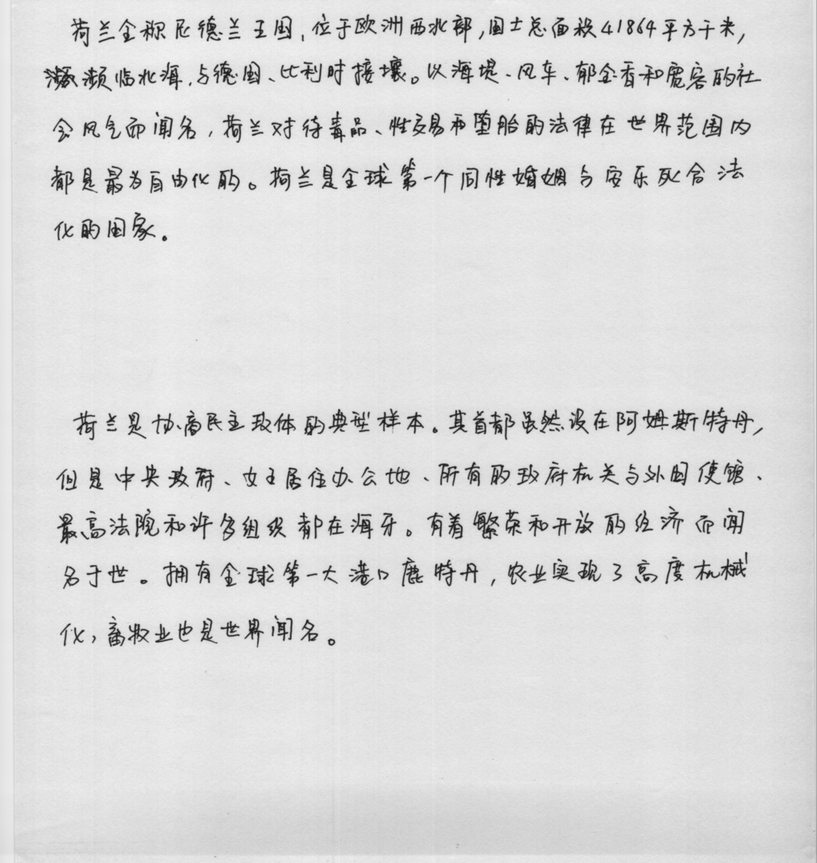
#> input picture Code and Experiments/experimentation/output/Writer0202_01.png, 817 x 863 px, shrunk from 2550 x 2693 before the run, given in place of Writer0202_01.ppm, which was not available
$ jupyter execute preprocessing.ipynb   (text cells are left out)
#> lines starting #> are read from the running program, lines starting #| are printed output that depends on the picture; after the words box and inside, x2 and y2 are one past the last pixel; in counts of white or black regions, pixels touching at a corner belong together; pictures that were not available may be replaced by others from this repository, and a replacement may not be noted
[cell 1]
import cv2
import matplotlib.pyplot as plt
import matplotlib as mpl

#set dpi
mpl.rcParams['figure.dpi'] = 300

cerug_1 = cv2.imread(r'./CERUG/Writer0202_01.ppm')
#> cerug_1 is the input picture: shape (863, 817, 3); min 21, max 243, mean 217.7
cerug_1 = cv2.cvtColor(cerug_1, cv2.COLOR_BGR2GRAY) #convert to gs
#> cerug_1: shape (863, 817)
cerug_1_bin = cv2.threshold(cerug_1, 0, 1, cv2.THRESH_BINARY_INV + cv2.THRESH_OTSU)[1] #threshold and invert image at the same time
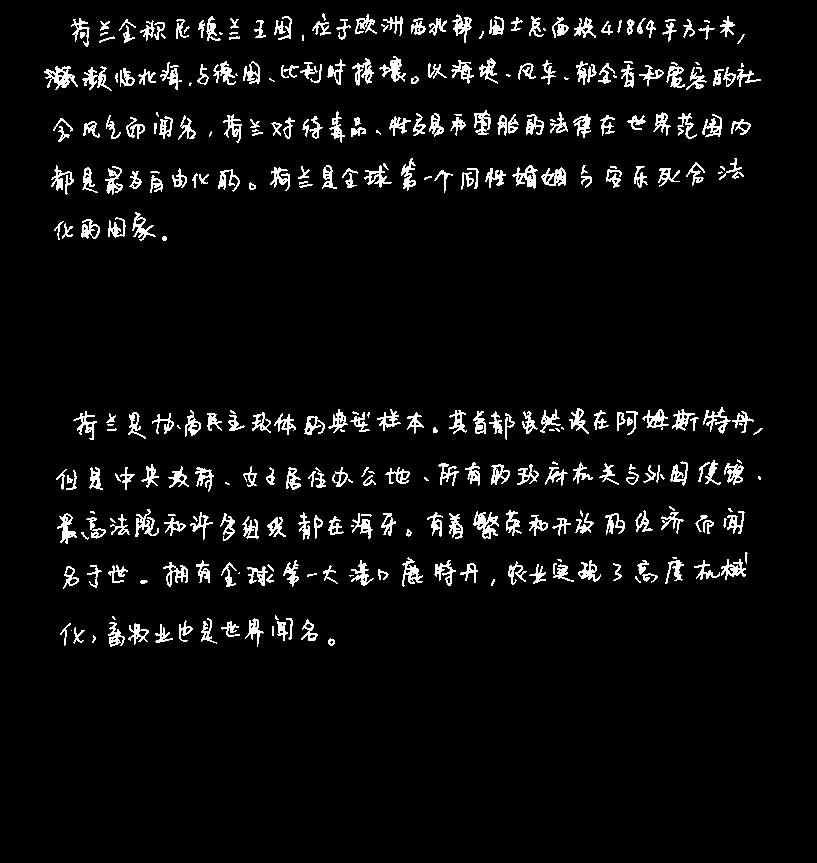
#> cerug_1_bin: shape (863, 817); values 0 (black) and 1 (white), 5.2% white in thin lines or dots, all inside (x1, y1, x2, y2) = (44, 13, 763, 647)

#NOTE: imshow reduces the resolution
plt.imshow(cerug_1_bin, cmap='gray')

[cell 2]
import numpy as np
kernel = np.ones((3, 3))
#attempt a morphological closing
cerug_1_closing = cv2.morphologyEx(cerug_1_bin, cv2.MORPH_CLOSE, kernel)
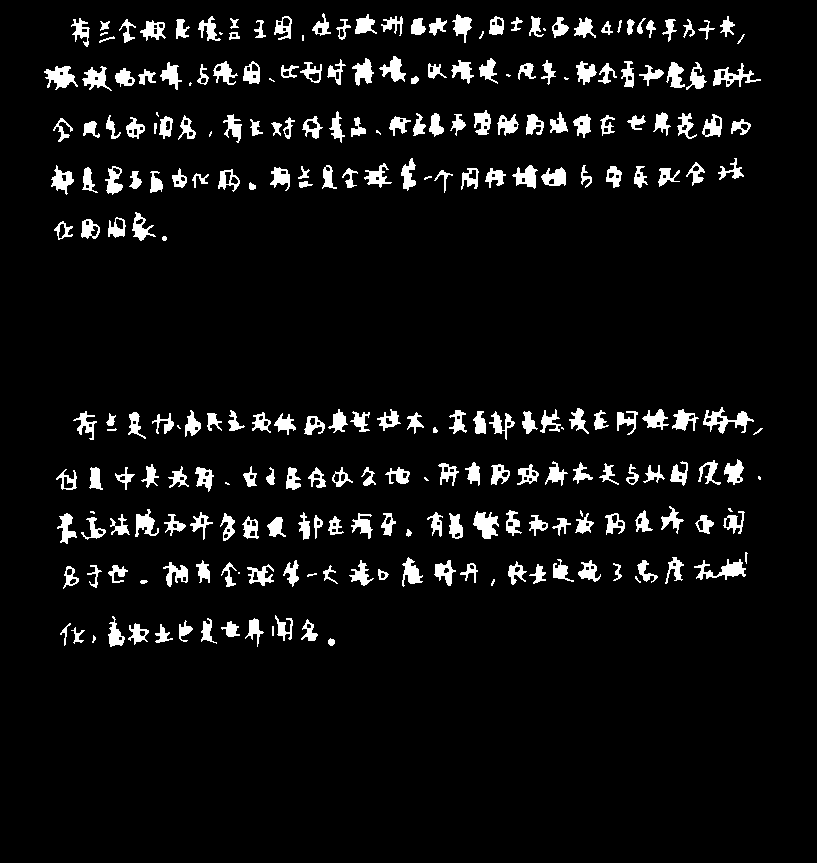
#> cerug_1_closing: shape (863, 817); values 0 (black) and 1 (white), 6.2% white; 263 white regions (25 under 20 px), largest, box (x1, y1, x2, y2) and area: (703, 407, 754, 434) 507, (694, 559, 746, 580) 470, (44, 66, 78, 90) 435

cv2.imwrite('./output/cerug_1_closing.png', cerug_1_closing*255)

plt.imshow(cerug_1_closing, cmap='gray')

[cell 3]
#attempted opening
cerug_1_opening = cv2.morphologyEx(cerug_1_bin, cv2.MORPH_OPEN, kernel)
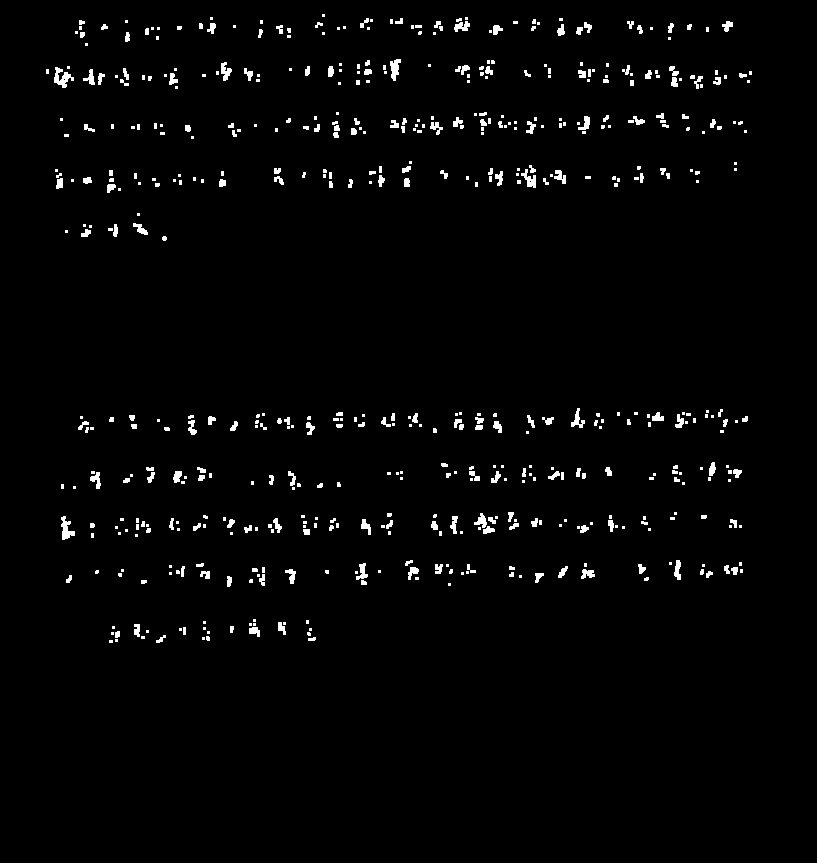
#> cerug_1_opening: shape (863, 817); values 0 (black) and 1 (white), 2% white; 571 white regions (345 under 20 px), largest, box (x1, y1, x2, y2) and area: (54, 67, 74, 88) 199, (61, 516, 75, 540) 175, (390, 59, 401, 81) 149

cv2.imwrite('./output/cerug_1_opening.png', cerug_1_opening*255)
plt.imshow(cerug_1_opening, cmap='gray')

[cell 4]
from skimage.morphology import skeletonize, thin

cerug_1_bin = cerug_1_bin.astype(bool)
kernel = cv2.getStructuringElement(cv2.MORPH_CROSS, (3,3))
cerug_1_skele = skeletonize(cerug_1_bin)
#> cerug_1_skele: shape (863, 817) bool; 2.1% white in thin lines or dots, all inside (x1, y1, x2, y2) = (44, 15, 763, 647)
cerug_1_thin = thin(cerug_1_bin)
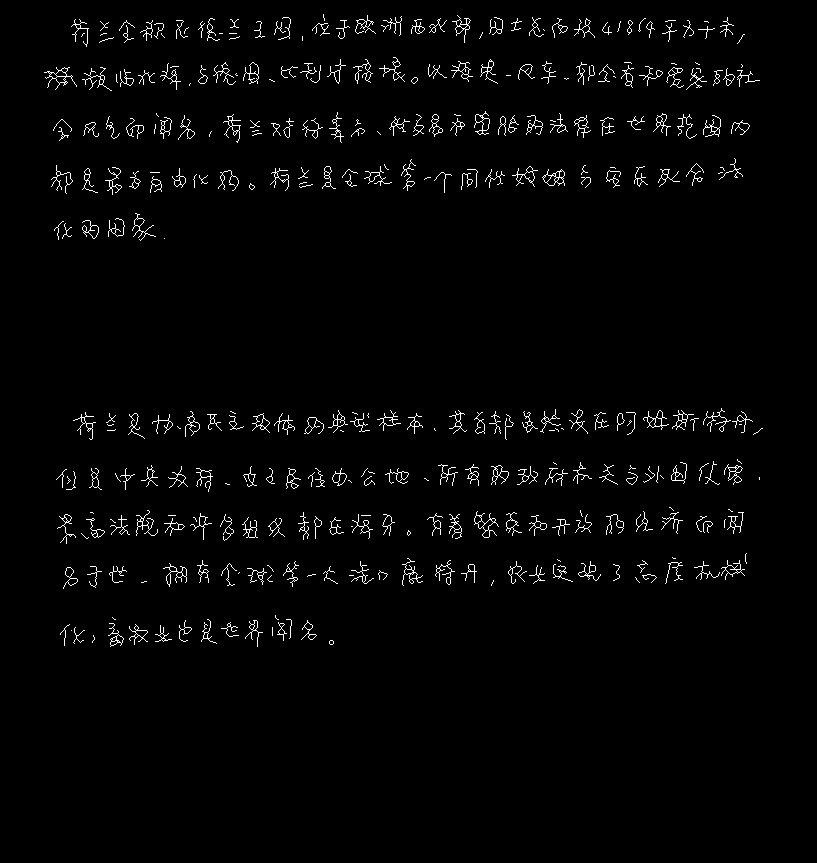
#> cerug_1_thin: shape (863, 817) bool; 2.1% white in thin lines or dots, all inside (x1, y1, x2, y2) = (44, 14, 763, 647)

cv2.imwrite('./output/cerug_1_skeletonized.png', cerug_1_skele*255)
cv2.imwrite('./output/cerug_1_thinned.png', cerug_1_thin*255)

plt.imshow(cerug_1_skele, cmap='gray')

[cell 5]
cerug_1_open_skelethon = skeletonize(cerug_1_opening)
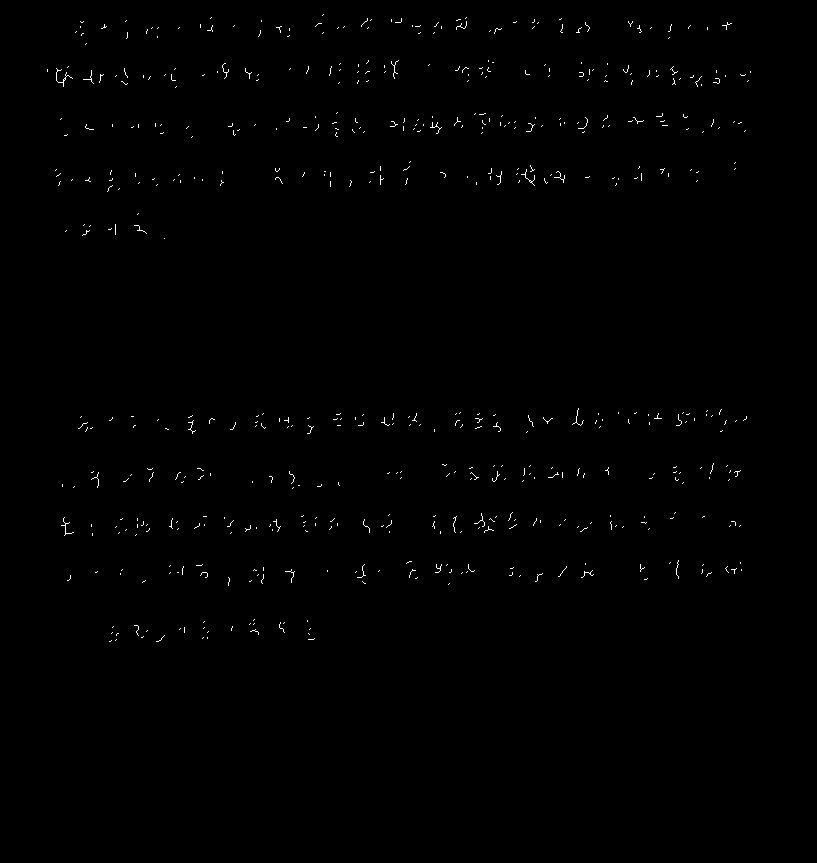
#> cerug_1_open_skelethon: shape (863, 817) bool; 0.43% white in thin lines or dots, all inside (x1, y1, x2, y2) = (47, 14, 751, 642)
cv2.imwrite('./output/cerug_1_open_skeleton.png', cerug_1_open_skelethon*255)
#> Out = True

[cell 6]
cerug_1_erosion = cv2.morphologyEx(cerug_1_bin.astype(np.uint8), cv2.MORPH_ERODE, kernel)
#> cerug_1_erosion: shape (863, 817); values 0 (black) and 1 (white), 1.4% white in thin lines or dots, all inside (x1, y1, x2, y2) = (46, 14, 761, 646)
cerug_1_erode_skeleton = skeletonize(cerug_1_erosion)
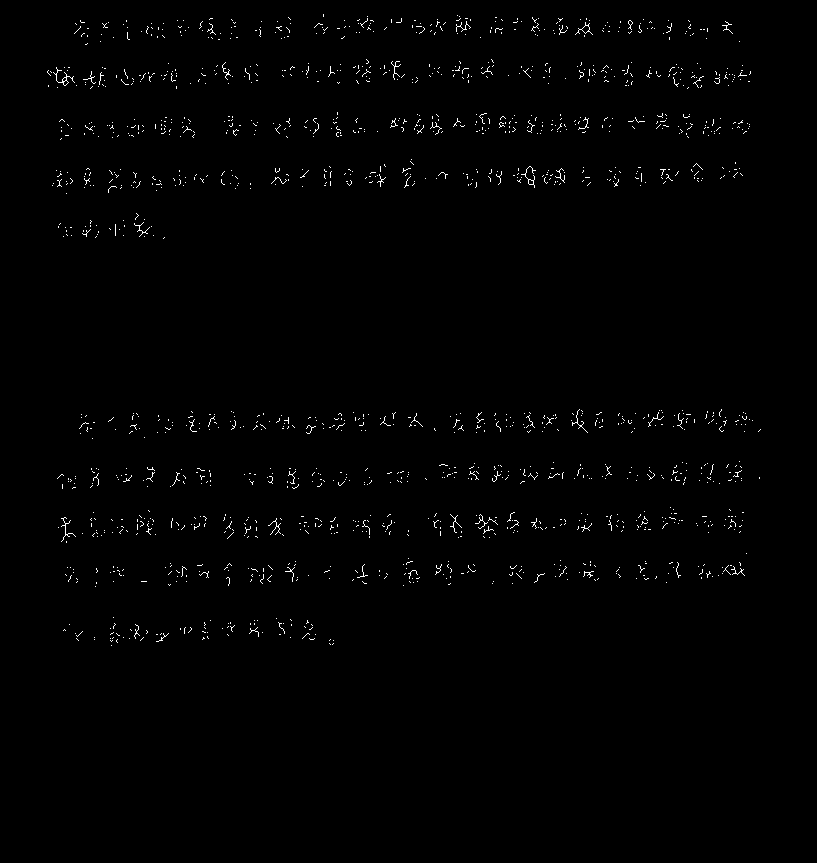
#> cerug_1_erode_skeleton: shape (863, 817) bool; 0.83% white in thin lines or dots, all inside (x1, y1, x2, y2) = (47, 14, 761, 646)
cv2.imwrite('./output/cerug_1_erode_skelethon.png', cerug_1_erode_skeleton*255)
#> Out = True

[cell 7]
eng_test = cv2.imread(r'CERUG_EN_Test.png')
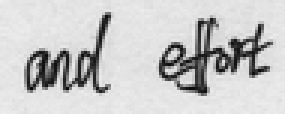
#> input picture Code and Experiments/prototyping/CERUG_EN_Test.png, 95 x 38 px, shrunk from 295 x 117 before the run (shown 3 times larger)
#> eng_test is the input picture: shape (38, 95, 3); min 8, max 237, mean 199.4
eng_test = cv2.cvtColor(eng_test, cv2.COLOR_BGR2GRAY) #convert to gs
#> eng_test: shape (38, 95)
eng_test = cv2.threshold(eng_test, 0, 1, cv2.THRESH_BINARY_INV + cv2.THRESH_OTSU)[1] #threshold and invert image at the same time
#> eng_test: shape (38, 95); values 0 (black) and 1 (white), 15.2% white in thin lines or dots, all inside (x1, y1, x2, y2) = (8, 4, 91, 32)

#NOTE: imshow reduces the resolution
plt.imshow(eng_test, cmap='gray')

[cell 8]
eng_test_closing = cv2.morphologyEx(eng_test, cv2.MORPH_CLOSE, kernel) #doesn't work because it merges holes larger than i'd like
#> eng_test_closing: shape (38, 95); values 0 (black) and 1 (white), 18.1% white; 2 white regions, box (x1, y1, x2, y2) and area: (53, 6, 91, 32) 374, (8, 4, 37, 31) 280
plt.imshow(eng_test_closing, cmap='gray')

[cell 9]
eng_test_c = ~eng_test
plt.imshow(eng_test_c, cmap='gray')

[cell 10]
eng_test_closing = cv2.morphologyEx(eng_test, cv2.MORPH_CLOSE, kernel)
eng_test_skele = skeletonize(eng_test_closing)
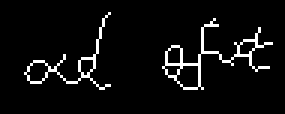
#> eng_test_skele: shape (38, 95) bool (shown 3 times larger); 5.4% white in thin lines or dots, all inside (x1, y1, x2, y2) = (8, 4, 91, 30)

plt.imshow(eng_test_skele, cmap='gray')

[cell 11]
from skimage.morphology import remove_small_holes
eng_test_shr = remove_small_holes(eng_test, 4)

plt.imshow(skeletonize(eng_test_shr))
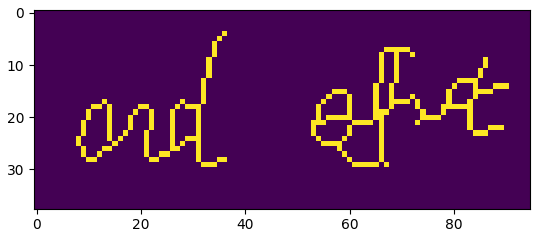
#> figure drawn by matplotlib, 1 panel
